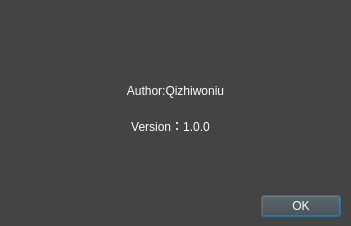
<?xml version="1.0" encoding="UTF-8"?>
<ui version="4.0">
 <class>About</class>
 <widget class="QDialog" name="About">
  <property name="geometry">
   <rect>
    <x>0</x>
    <y>0</y>
    <width>351</width>
    <height>226</height>
   </rect>
  </property>
  <property name="windowTitle">
   <string>About</string>
  </property>
  <property name="windowIcon">
   <iconset>
    <selectedon>:/Resource/Resource/main/icon.ico</selectedon>
   </iconset>
  </property>
  <property name="styleSheet">
   <string notr="true">background-color: #444444;
    color: #FFFFFF;</string>
  </property>
  <widget class="QDialogButtonBox" name="buttonBox">
   <property name="geometry">
    <rect>
     <x>0</x>
     <y>190</y>
     <width>341</width>
     <height>32</height>
    </rect>
   </property>
   <property name="orientation">
    <enum>Qt::Horizontal</enum>
   </property>
   <property name="standardButtons">
    <set>QDialogButtonBox::Ok</set>
   </property>
  </widget>
  <widget class="QLabel" name="label">
   <property name="geometry">
    <rect>
     <x>110</x>
     <y>80</y>
     <width>131</width>
     <height>21</height>
    </rect>
   </property>
   <property name="text">
    <string>Author:Qizhiwoniu</string>
   </property>
   <property name="alignment">
    <set>Qt::AlignCenter</set>
   </property>
  </widget>
  <widget class="QLabel" name="label_2">
   <property name="geometry">
    <rect>
     <x>110</x>
     <y>110</y>
     <width>121</width>
     <height>31</height>
    </rect>
   </property>
   <property name="text">
    <string>Version：1.0.0</string>
   </property>
   <property name="alignment">
    <set>Qt::AlignCenter</set>
   </property>
  </widget>
 </widget>
 <resources/>
 <connections>
  <connection>
   <sender>buttonBox</sender>
   <signal>accepted()</signal>
   <receiver>About</receiver>
   <slot>accept()</slot>
   <hints>
    <hint type="sourcelabel">
     <x>248</x>
     <y>254</y>
    </hint>
    <hint type="destinationlabel">
     <x>157</x>
     <y>274</y>
    </hint>
   </hints>
  </connection>
  <connection>
   <sender>buttonBox</sender>
   <signal>rejected()</signal>
   <receiver>About</receiver>
   <slot>reject()</slot>
   <hints>
    <hint type="sourcelabel">
     <x>316</x>
     <y>260</y>
    </hint>
    <hint type="destinationlabel">
     <x>286</x>
     <y>274</y>
    </hint>
   </hints>
  </connection>
 </connections>
</ui>
